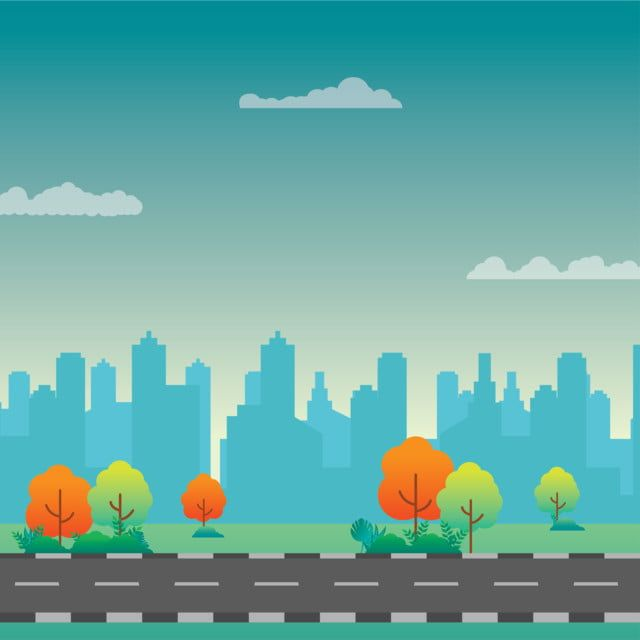
#> input picture Filter.jpg, 640 x 640 px
$ python Butterworth_Highpass_Filter.py
#> lines starting #> are read from the running program, lines starting #| are printed output that depends on the picture
import matplotlib.pyplot as plt
from scipy.signal import butter, filtfilt
def butter_highpass(cutoff, fs, order=5):
    nyq = 0.5 * fs
    normal_cutoff = cutoff / nyq
    b, a = butter(order, normal_cutoff, btype='highpass', analog=False)
    return b, a
def butter_highpass_filter(data, cutoff, fs, order=5):
    b, a = butter_highpass(cutoff, fs, order=order)
    y = filtfilt(b, a, data)
    return y
# Membaca citra grayscale
img = plt.imread('Filter.jpg')
#> img is the input picture: shape (640, 640, 3); mean R, G, B 105.2, 169.8, 163.1
# Menampilkan citra asli
plt.figure(figsize=(5, 5))
plt.imshow(img, cmap='gray')
plt.title('Citra Asli')
plt.axis('off')
data = img.flatten()
# Menerapkan filter Butterworth highpass dengan frekuensi cutoff 0.05 dan orde 5
fs = 1
cutoff = 0.05
order = 5
filtered_data = butter_highpass_filter(data, cutoff, fs, order=order)
# Mengonversi data hasil filter ke dalam citra grayscale 2D
filtered_img = filtered_data.reshape(img.shape)
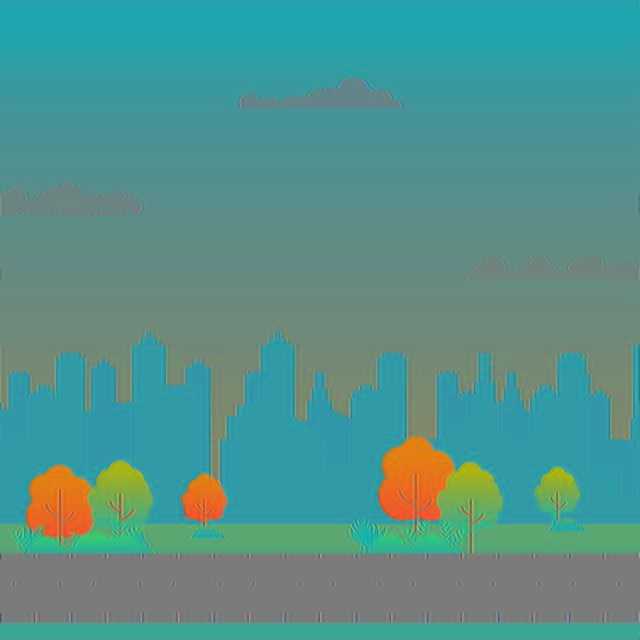
#> filtered_img: shape (640, 640, 3) float64; mean R, G, B -40.8, 23.7, 17.1; drawn with min black and max white
# Menampilkan citra hasil filter
plt.figure(figsize=(5, 5))
plt.imshow(filtered_img, cmap='gray')
plt.title('Citra Hasil Filter')
plt.axis('off')
plt.show()
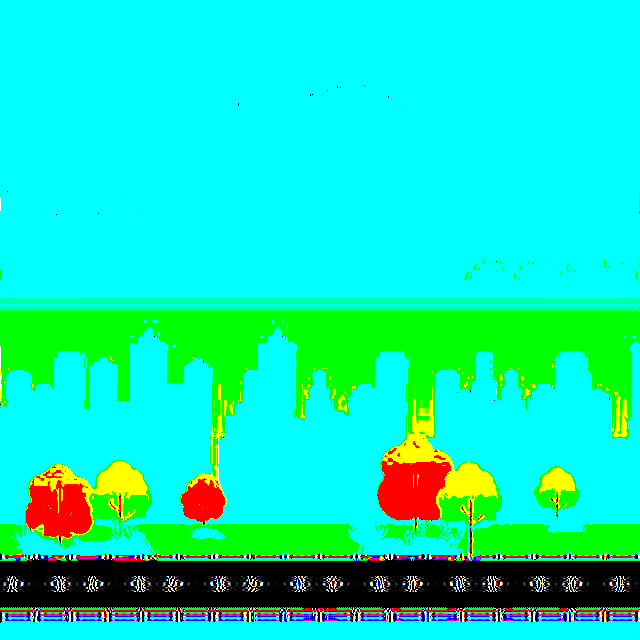
#> shown: shape (640, 640, 3) float64; mean R, G, B 0.0559, 0.895, 0.729
